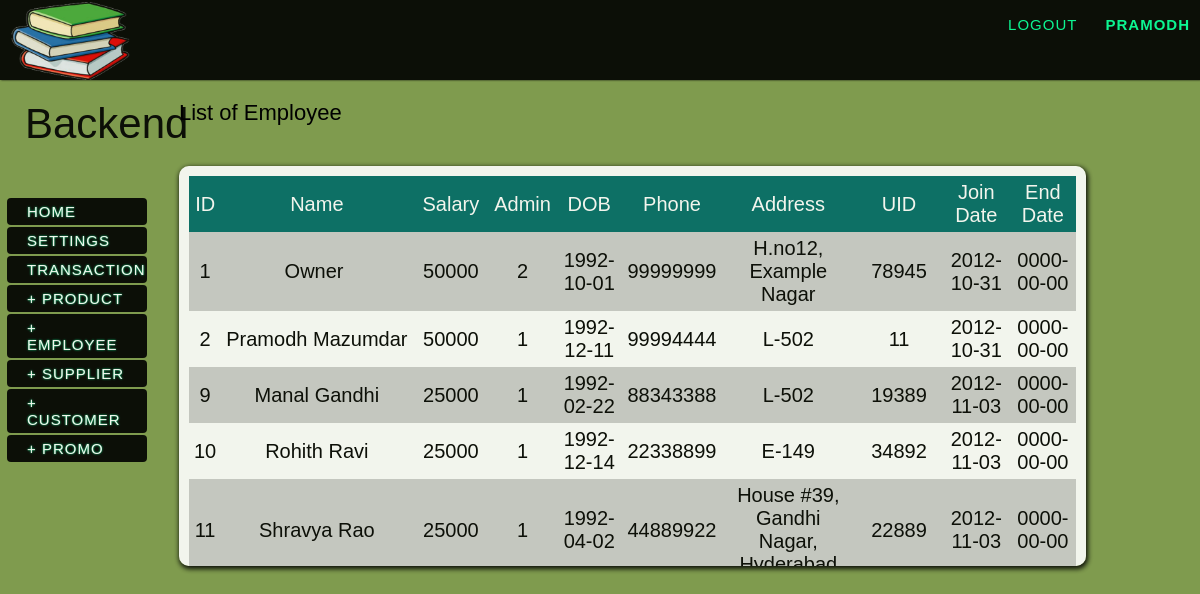
Screenshot of /viewlist.php?list=employee (signed in) with the database file from the repository.
### tables this page shows
CREATE TABLE IF NOT EXISTS `employee` (
  `first_name` varchar(20) NOT NULL,
  `last_name` varchar(20) NOT NULL,
  `id` int(11) NOT NULL AUTO_INCREMENT,
  `dept_id` int(11) NOT NULL,
  `salary` int(8) NOT NULL,
  `phone_number` int(12) NOT NULL,
  `address` varchar(60) NOT NULL,
  `uid` int(11) NOT NULL,
  `join_date` date NOT NULL,
  `dob` date NOT NULL,
  `end_date` date NOT NULL DEFAULT '0000-00-00',
  `perks` int(11) NOT NULL DEFAULT '0',
  `admin` tinyint(1) NOT NULL,
  PRIMARY KEY (`id`),
  UNIQUE KEY `uid` (`uid`)
);

### viewlist.php (the view, shortened to what this page needs)
<?php
	require_once("include/header.php");
?>
<div id="body">
	<?php include_once("include/left_content.php"); ?>
    <div class="rcontent">
    <?php if(isset($_GET['list'])){
		if(!strcmp(strtolower($_GET['list']),"product")){
			echo"<h1><span>List of ".ucfirst($_GET['list'])."</span></h1>";
			echo"<div id='contentbox'><div id='data'>
				 <table id='itemList' ><tr><th>ID</th><th>Product name</th><th>Supplier name</th><th>Market Price</th><th>Cost Price</th><th>Options</th></tr>";
			$plist = mysql_query("select product_id, product_name, supplier_id, market_price, cost_price from product");
			while($row = mysql_fetch_array($plist)){
				echo"<tr><td>{$row['product_id']}</td>
					 <td>{$row['product_name']}</td>";
			$slist = mysql_query("select sdealer from supplier where sid='{$row['supplier_id']}'");
			$slist = mysql_fetch_array($slist);
				echo"<td>{$slist['sdealer']}</td>
					 <td>{$row['market_price']}</td>
					 <td>{$row['cost_price']}</td>
					 <td><a href='editlist.php?name=product&id={$row['product_id']}'>Edit</a> ";
			}
        	echo"</tr></table></div></div>";
		}
	elseif(!strcmp(strtolower($_GET['list']),"employee")){
			echo"<h1><span>List of ".ucfirst($_GET['list'])."</span></h1>";
			echo"<div id='contentbox'><div id='data'><table id='itemList' ><tr><th>ID</th><th>Name</th><th>Salary</th><th>Admin</th><th>DOB</th><th>Phone</th><th>Address</th><th>UID</th><th>Join Date</th><th>End Date</th></tr>";
			$slist = mysql_query("select id, first_name, last_name, salary, admin, dob, phone_number, address, uid, join_date, end_date from employee");
			while($row = mysql_fetch_array($slist)){
				echo"<tr><td>{$row['id']}</td>
					 <td>{$row['first_name']}&nbsp;{$row['last_name']}</td>";
				echo"<td>{$row['salary']}</td>
					 <td>{$row['admin']}</td>
					 <td>{$row['dob']}</td>
					 <td>{$row['phone_number']}</td>
					 <td>{$row['address']}</td>
					 <td>{$row['uid']}</td>
					 <td>{$row['join_date']}</td>
					 <td>{$row['end_date']}</td>
					 ";
			}
		}
	}
	?>
    </div>
</div>

### css/outline.css (style rules this page uses)
body { margin-left:auto; margin-right:auto; background-color: #7f9b4e; background-repeat: repeat, no-repeat; background-position: center center; background-attachment: fixed; -webkit-background-size: auto, cover; -moz-background-size: auto, cover; -o-background-size: auto, cover; background-size: auto, cover; color: #000; font-family: 'Josefin Slab', Arial, sans-serif; font-size: 20px; }
h1 { margin:0px; padding:20px; font-size:42px; color:#000; text-align:left; font-weight:400; text-align:left; }
h1 span { font-size:22px; color:#000; padding-top:10px; }
.rcontent { position:relative; width:84%; margin:0px 5px; float:left; overflow:auto; padding-bottom:100px; }
#contentbox { width:90%; height: 400px; margin: 20px; background-color:#FFFFFF; border-radius:10px; -moz-border-radius: 15px; -moz-box-shadow: 1px 2px 5px 1px #000; -webkit-box-shadow: 1px 2px 5px 1px #000; box-shadow: 1px 2px 5px 1px #000; opacity: 0.9; overflow: auto; }
#data { padding:10px; }
#itemList { width:100%; }
#itemList th,td { padding:5px; text-align:center; }
#itemList tr:nth-child(even) { background-color: #CCC; }
#itemList tr:nth-child(odd) { background-color:#fff; }
#itemList tr:nth-child(1) { background-color:#006b68; color:#fff; }

### rows the page displays
employee: id "1", first_name "Owner", salary "50000", admin "2", dob "1992-10-01", phone_number "99999999", address "H.no12, Example Nagar", uid "78945", join_date "2012-10-31", end_date "0000-00-00"
employee: id "2", first_name "Pramodh", last_name "Mazumdar", salary "50000", admin "1", dob "1992-12-11", phone_number "99994444", address "L-502", uid "11", join_date "2012-10-31", end_date "0000-00-00"
employee: id "9", first_name "Manal", last_name "Gandhi", salary "25000", admin "1", dob "1992-02-22", phone_number "88343388", address "L-502", uid "19389", join_date "2012-11-03", end_date "0000-00-00"
employee: id "10", first_name "Rohith", last_name "Ravi", salary "25000", admin "1", dob "1992-12-14", phone_number "22338899", address "E-149", uid "34892", join_date "2012-11-03", end_date "0000-00-00"
employee: id "11", first_name "Shravya", last_name "Rao", salary "25000", admin "1", dob "1992-04-02", phone_number "44889922", address "House #39, Gandhi Nagar,…", uid "22889", join_date "2012-11-03", end_date "0000-00-00"

### other values shown
$_SESSION['username'] "PRAMODH"
$_GET['list'] "Employee"
